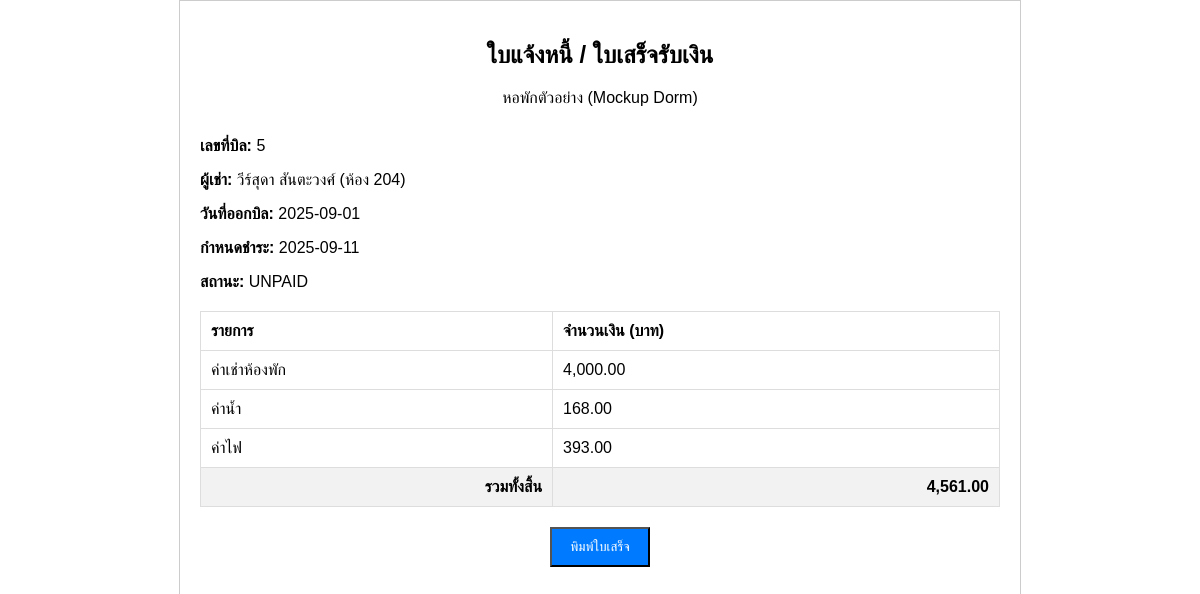
/billings/receipt.php?id=5, run on the app's committed database.
### tables this page shows
CREATE TABLE billings (
    billing_id INT AUTO_INCREMENT PRIMARY KEY,
    lease_id INT,
    billing_date DATE,
    due_date DATE,
    rent_amount DECIMAL(10,2),
    water_bill DECIMAL(10,2),
    electric_bill DECIMAL(10,2),
    total_amount DECIMAL(10,2),
    status ENUM('unpaid','paid','overdue') DEFAULT 'unpaid',
    FOREIGN KEY (lease_id) REFERENCES leases(lease_id)
);

CREATE TABLE tenants (
    tenant_id INT AUTO_INCREMENT PRIMARY KEY,
    full_name VARCHAR(100) NOT NULL,
    phone VARCHAR(20),
    email VARCHAR(100),
    id_number VARCHAR(20),
    created_at TIMESTAMP DEFAULT CURRENT_TIMESTAMP
);

CREATE TABLE rooms (
    room_id INT AUTO_INCREMENT PRIMARY KEY,
    room_number VARCHAR(10) NOT NULL,
    floor INT,
    room_type VARCHAR(50),
    price_per_month DECIMAL(10,2),
    status ENUM('available','occupied','maintenance') DEFAULT 'available'
);

### public_html/billings/receipt.php (the view, shortened to what this page needs)
<?php
include('../config/db_connect.php');
if(isset($_GET['id'])){
    $id = $_GET['id'];
    $sql = "SELECT b.*, t.full_name, r.room_number
            FROM billings b
            LEFT JOIN leases l ON b.lease_id = l.lease_id
            LEFT JOIN tenants t ON l.tenant_id = t.tenant_id
            LEFT JOIN rooms r ON l.room_id = r.room_id
            WHERE b.billing_id = ?";
    $stmt = $conn->prepare($sql);
    $stmt->bind_param("i", $id);
    $stmt->execute();
    $result = $stmt->get_result();
    $bill = $result->fetch_assoc();
}
?>
<!DOCTYPE html>
<html lang="th">
<head>
</head>
<body>
    <div class="header">
        <h2>ใบแจ้งหนี้ / ใบเสร็จรับเงิน</h2>
        <p>หอพักตัวอย่าง (Mockup Dorm)</p>
    </div>
    <div class="info">
        <p><b>เลขที่บิล:</b> <?= $bill['billing_id'] ?></p>
        <p><b>ผู้เช่า:</b> <?= htmlspecialchars($bill['full_name']) ?> (ห้อง <?= htmlspecialchars($bill['room_number']) ?>)</p>
        <p><b>วันที่ออกบิล:</b> <?= $bill['billing_date'] ?></p>
        <p><b>กำหนดชำระ:</b> <?= $bill['due_date'] ?></p>
        <p><b>สถานะ:</b> <?= strtoupper($bill['status']) ?></p>
    </div>
    <table>
        <tr>
            <th>รายการ</th>
            <th>จำนวนเงิน (บาท)</th>
        </tr>
        <tr>
            <td>ค่าเช่าห้องพัก</td>
            <td><?= number_format($bill['rent_amount'], 2) ?></td>
        </tr>
        <tr>
            <td>ค่าน้ำ</td>
            <td><?= number_format($bill['water_bill'], 2) ?></td>
        </tr>
        <tr>
            <td>ค่าไฟ</td>
            <td><?= number_format($bill['electric_bill'], 2) ?></td>
        </tr>
        <tr>
            <td class="total">รวมทั้งสิ้น</td>
            <td class="total"><?= number_format($bill['total_amount'], 2) ?></td>
        </tr>
    </table>
    <button onclick="window.print()" class="btn-print">พิมพ์ใบเสร็จ</button>
</body>
</html>

### public_html/billings/receipt.php (style rules this page uses)
body { font-family: 'Sarabun', sans-serif; max-width: 800px; margin: 0 auto; padding: 20px; border: 1px solid #ccc; }
.header { text-align: center; margin-bottom: 30px; }
.info { margin-bottom: 20px; }
table { width: 100%; border-collapse: collapse; margin-top: 20px; }
th, td { border: 1px solid #ddd; padding: 10px; text-align: left; }
.total { font-weight: bold; text-align: right; background-color: #f2f2f2; }
.btn-print { display: block; width: 100px; margin: 20px auto; padding: 10px; background: #007bff; color: white; text-align: center; text-decoration: none; cursor: pointer; }

### data on the page
billings: billing_id "5", tenants.full_name "วีร์สุดา สันตะวงศ์", rooms.room_number "204", billing_date "2025-09-01", due_date "2025-09-11", status "UNPAID", rent_amount "4,000.00", water_bill "168.00", electric_bill "393.00", total_amount "4,561.00"
